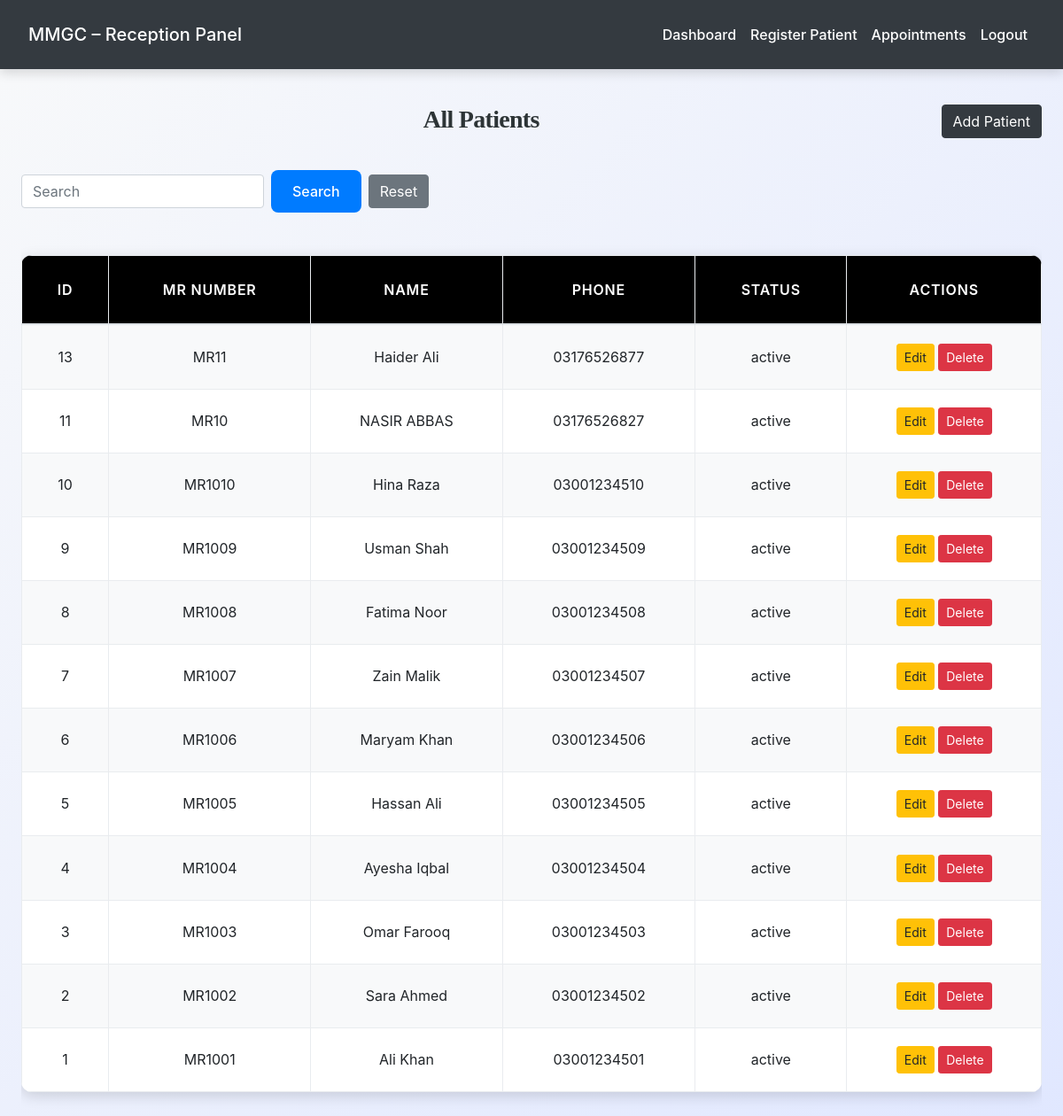
Screenshot of /reception/reception_view_patients.php (signed in) with the database file from the repository.
### tables this page shows
CREATE TABLE `patients` (
  `id` int(11) NOT NULL,
  `mr_number` varchar(20) NOT NULL,
  `name` varchar(100) NOT NULL,
  `email` varchar(100) DEFAULT NULL,
  `phone` varchar(15) NOT NULL,
  `password` varchar(255) DEFAULT NULL,
  `date_of_birth` date DEFAULT NULL,
  `gender` enum('male','female','other') DEFAULT NULL,
  `blood_group` varchar(5) DEFAULT NULL,
  `address` text DEFAULT NULL,
  `guardian_name` varchar(100) DEFAULT NULL,
  `guardian_phone` varchar(15) DEFAULT NULL,
  `registration_date` date DEFAULT curdate(),
  `status` enum('active','inactive') DEFAULT 'active',
  `created_at` timestamp NOT NULL DEFAULT current_timestamp()
);

### reception/reception_view_patients.php (the view, shortened to what this page needs)
<?php
require_once('../config.php');
$query = "SELECT * FROM patients";
$query .= " ORDER BY id DESC";
$res = $conn->query($query);
?>
<!DOCTYPE html>
<html>
<head>
    <link rel="stylesheet" href="https://stackpath.bootstrapcdn.com/bootstrap/4.5.2/css/bootstrap.min.css">
    <link rel="stylesheet" href="../css/style.css">
</head>
<body>
<div class="container mt-4">
    <a href="reception_add_patient.php" class="btn btn-dark float-right">Add Patient</a>
    <h3>All Patients</h3>
    <form method="GET" class="form-inline mb-3">
        <input type="text" name="search" class="form-control mr-2" placeholder="Search">
        <button class="btn btn-primary">Search</button>
        <a href="reception_view_patients.php" class="btn btn-secondary ml-2">Reset</a>
    </form>
    <div class="table-responsive">
        <table class="table table-bordered table-hover">
            <thead>
                <tr>
                    <th>ID</th>
                    <th>MR Number</th>
                    <th>Name</th>
                    <th>Phone</th>
                    <th>Status</th>
                    <th>Actions</th>
                </tr>
            </thead>
            <tbody>
            <?php
            if($res->num_rows > 0){
                while($row = $res->fetch_assoc()){
                    echo "<tr>
                        <td>{$row['id']}</td>
                        <td>{$row['mr_number']}</td>
                        <td>{$row['name']}</td>
                        <td>{$row['phone']}</td>
                        <td>{$row['status']}</td>
                        <td>
                            <a href='reception_edit_patient.php?id={$row['id']}' class='btn btn-warning btn-sm'>Edit</a>
                            <a href='?delete_id={$row['id']}' onclick=\"return confirm('Delete this patient?');\" class='btn btn-danger btn-sm'>Delete</a>
                        </td>
                    </tr>";
                }
            } else {
                echo "<tr><td colspan='6' class='text-center'>No patients found</td></tr>";
            }
            ?>
            </tbody>
        </table>
    </div>
</div>
</body>
</html>

### css/style.css (style rules this page uses)
:root { --primary: #007bff; --secondary: #6c757d; --success: #28a745; --info: #17a2b8; --warning: #ffc107; --danger: #dc3545; --light: #f8f9fa; --dark: #2d3436; --accent: #ff6f61; --highlight: #6f42c1; --shadow: rgba(0, 0, 0, 0.15); --transition: all 0.3s ease-in-out; }
body { font-family: 'Inter', 'Segoe UI', Tahoma, Geneva, Verdana, sans-serif; background: linear-gradient(135deg, var(--light) 0%, #e0e7ff 100%); color: var(--dark); line-height: 1.8; margin: 0; padding: 0; min-height: 100vh; font-size: 16px; }
h1, h2, h3, h4 { text-align: center; margin: 2.5rem 0; font-family: 'Georgia', 'Times New Roman', serif; color: var(--dark); font-weight: 700; letter-spacing: -0.025em; }
h3 { font-size: 1.75rem; }
.container { max-width: 1200px; margin: 0 auto 3rem; padding: 0 1.5rem; }
.table { width: 100%; border-collapse: collapse; margin: 2rem 0; font-size: 1rem; background-color: #ffffff; border-radius: 12px; overflow: hidden; box-shadow: 0 4px 16px var(--shadow); transition: var(--transition); }
.table th, .table td { padding: 1.25rem; border: 1px solid #e9ecef; text-align: center; vertical-align: middle; }
.table thead th { background-color: rgb(0, 0, 0); color: white; font-weight: 600; text-transform: uppercase; letter-spacing: 0.05em; padding: 1.5rem; }
.table tbody tr { transition: var(--transition); }
.table tbody tr:nth-child(odd) { background-color: var(--light); }
.btn-primary { background-color: var(--primary); color: #fff; border: none; border-radius: 8px; padding: 0.75rem 1.5rem; font-size: 1rem; font-weight: 500; cursor: pointer; transition: var(--transition); display: inline-flex; align-items: center; justify-content: center; }
a { color: var(--primary); text-decoration: none; font-weight: 500; transition: var(--transition); }

### rows the page displays
patients: id "13", mr_number "MR11", name "Haider Ali", phone "03176526877", status "active"
patients: id "11", mr_number "MR10", name "NASIR ABBAS", phone "03176526827", status "active"
patients: id "10", mr_number "MR1010", name "Hina Raza", phone "03001234510", status "active"
patients: id "9", mr_number "MR1009", name "Usman Shah", phone "03001234509", status "active"
patients: id "8", mr_number "MR1008", name "Fatima Noor", phone "03001234508", status "active"
patients: id "7", mr_number "MR1007", name "Zain Malik", phone "03001234507", status "active"
patients: id "6", mr_number "MR1006", name "Maryam Khan", phone "03001234506", status "active"
patients: id "5", mr_number "MR1005", name "Hassan Ali", phone "03001234505", status "active"
patients: id "4", mr_number "MR1004", name "Ayesha Iqbal", phone "03001234504", status "active"
patients: id "3", mr_number "MR1003", name "Omar Farooq", phone "03001234503", status "active"
patients: id "2", mr_number "MR1002", name "Sara Ahmed", phone "03001234502", status "active"
patients: id "1", mr_number "MR1001", name "Ali Khan", phone "03001234501", status "active"
